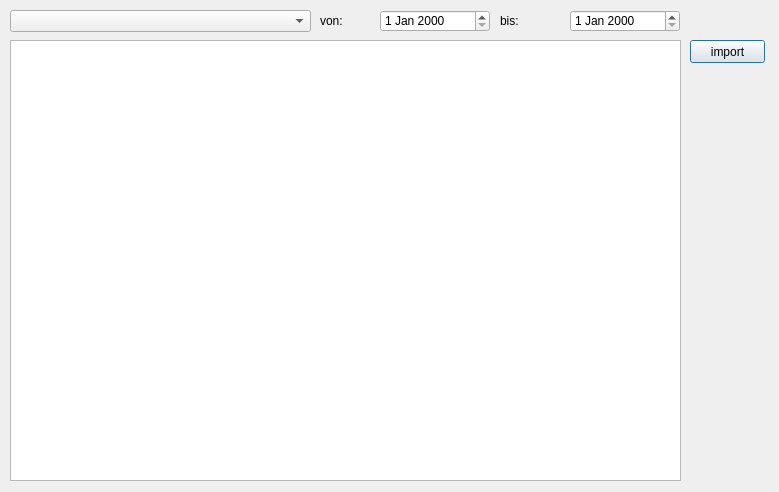
<?xml version="1.0" encoding="UTF-8"?>
<ui version="4.0">
 <class>Dialog_azimport</class>
 <widget class="QDialog" name="Dialog_azimport">
  <property name="geometry">
   <rect>
    <x>0</x>
    <y>0</y>
    <width>779</width>
    <height>492</height>
   </rect>
  </property>
  <property name="windowTitle">
   <string>Dialog</string>
  </property>
  <widget class="QTableWidget" name="tableWidget">
   <property name="geometry">
    <rect>
     <x>10</x>
     <y>40</y>
     <width>671</width>
     <height>441</height>
    </rect>
   </property>
   <property name="sortingEnabled">
    <bool>true</bool>
   </property>
  </widget>
  <widget class="QPushButton" name="pushButton_import">
   <property name="geometry">
    <rect>
     <x>690</x>
     <y>40</y>
     <width>75</width>
     <height>23</height>
    </rect>
   </property>
   <property name="text">
    <string>import</string>
   </property>
  </widget>
  <widget class="QDateEdit" name="dateEdit_von">
   <property name="geometry">
    <rect>
     <x>380</x>
     <y>10</y>
     <width>110</width>
     <height>22</height>
    </rect>
   </property>
  </widget>
  <widget class="QComboBox" name="comboBox_mitarb">
   <property name="geometry">
    <rect>
     <x>10</x>
     <y>10</y>
     <width>301</width>
     <height>22</height>
    </rect>
   </property>
  </widget>
  <widget class="QDateEdit" name="dateEdit_bis">
   <property name="geometry">
    <rect>
     <x>570</x>
     <y>10</y>
     <width>110</width>
     <height>22</height>
    </rect>
   </property>
  </widget>
  <widget class="QLabel" name="label">
   <property name="geometry">
    <rect>
     <x>320</x>
     <y>10</y>
     <width>47</width>
     <height>21</height>
    </rect>
   </property>
   <property name="text">
    <string>von:</string>
   </property>
  </widget>
  <widget class="QLabel" name="label_2">
   <property name="geometry">
    <rect>
     <x>500</x>
     <y>10</y>
     <width>47</width>
     <height>21</height>
    </rect>
   </property>
   <property name="text">
    <string>bis:</string>
   </property>
  </widget>
 </widget>
 <resources/>
 <connections/>
</ui>
